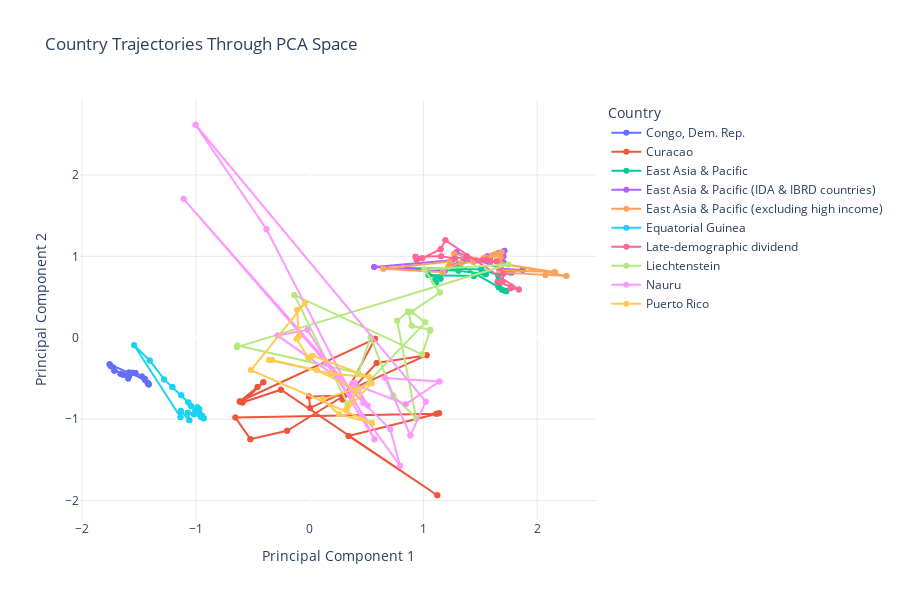

The notebook cell this image was saved under:
### Code cell
def visualize_country_trajectories(data_pca_df, country_list=None, interactive=True):
    """Visualize how selected countries move through the PCA space over time."""
    
    if country_list is None:
        # Use the most interesting countries from consistency analysis
        # You can replace this with specific countries of interest
        # Assuming country_consistency is available from previous cell
        high_consistency = country_consistency.head(5)['Country'].tolist()
        low_consistency = country_consistency.tail(5)['Country'].tolist()
        country_list = high_consistency + low_consistency
    
    # Filter for selected countries only
    trajectory_df = data_pca_df[data_pca_df['Country Name'].isin(country_list)].copy()
    
    if interactive:
        # Create an interactive plot with Plotly
        fig = px.line(trajectory_df, x='PC1', y='PC2', color='Country Name', 
                     hover_data=['Year', 'Cluster'],
                     title='Country Trajectories Through PCA Space')
        
        # Add markers for each point
        fig.update_traces(mode='lines+markers')
        
        # Improve appearance
        fig.update_layout(
            plot_bgcolor='white',
            xaxis=dict(title='Principal Component 1', showgrid=True, gridwidth=0.5, gridcolor='lightgray'),
            yaxis=dict(title='Principal Component 2', showgrid=True, gridwidth=0.5, gridcolor='lightgray'),
            height=600,
            width=900,
            legend_title='Country'
        )
        
        fig.show()
    else:
        # Create a static plot with matplotlib/seaborn
        plt.figure(figsize=(12, 8))
        for country in country_list:
            country_data = trajectory_df[trajectory_df['Country Name'] == country]
            plt.plot('PC1', 'PC2', data=country_data, marker='o', linewidth=1.5, label=country)
            
        plt.title('Country Trajectories Through PCA Space')
        plt.xlabel('Principal Component 1')
        plt.ylabel('Principal Component 2')
        plt.grid(alpha=0.3)
        plt.legend(bbox_to_anchor=(1.05, 1), loc='upper left')
        plt.tight_layout()
        plt.savefig('output/plots/country_trajectories.png', dpi=300, bbox_inches='tight')
        plt.show()

# Create trajectory visualization for a selection of interesting countries
# For example, countries with the most stable and least stable cluster memberships
visualize_country_trajectories(data_pca_df)

### Figure 1 — Plotly figure (JSON) as saved in the notebook; plotly's stock layout.template omitted (floating-point values rounded to 4 significant figures)
{"data": [{"customdata": [["2000-12-31", -1], ["2001-12-31", -1], ["2002-12-31", -1], ["2003-12-31", -1], ["2005-12-31", -1], ["2006-12-31", -1], ["2007-12-31", -1], ["2008-12-31", -1], ["2009-12-31", -1], ["2010-12-31", -1], ["2011-12-31", -1], ["2013-12-31", -1], ["2014-12-31", -1], ["2015-12-31", -1], ["2016-12-31", -1], ["2017-12-31", 4], ["2018-12-31", 8], ["2019-12-31", -1], [9999, 0], [9999, 0], [9999, 0], [9999, 0], [9999, 0], [9999, 0], [9999, 0], [9999, 0], [9999, 0], [9999, 0], [9999, 0], [9999, 0], [9999, 0], [9999, 0], [9999, 0], [9999, 0], [9999, 0], [9999, 0]], "hovertemplate": "Country Name=Congo, Dem. Rep.<br>PC1=%{x}<br>PC2=%{y}<br>Year=%{customdata[0]}<br>Cluster=%{customdata[1]}<extra></extra>", "legendgroup": "Congo, Dem. Rep.", "line": {"color": "#636efa", "dash": "solid"}, "marker": {"symbol": "circle"}, "mode": "lines+markers", "name": "Congo, Dem. Rep.", "orientation": "v", "showlegend": true, "type": "scatter", "x": [-1.758, -1.748, -1.716, -1.727, -1.663, -1.639, -1.594, -1.585, -1.587, -1.557, -1.53, -1.473, -1.448, -1.424, -1.414, -1.416, -1.444, -1.448, -1.758, -1.748, -1.716, -1.727, -1.663, -1.639, -1.594, -1.585, -1.587, -1.557, -1.53, -1.473, -1.448, -1.424, -1.414, -1.416, -1.444, -1.448], "xaxis": "x", "y": [-0.3264, -0.3484, -0.4047, -0.3661, -0.4415, -0.4532, -0.4999, -0.4712, -0.4256, -0.4298, -0.4325, -0.4749, -0.5063, -0.5524, -0.5745, -0.5689, -0.516, -0.5136, -0.3264, -0.3484, -0.4047, -0.3661, -0.4415, -0.4532, -0.4999, -0.4712, -0.4256, -0.4298, -0.4325, -0.4749, -0.5063, -0.5524, -0.5745, -0.5689, -0.516, -0.5136], "yaxis": "y"}, {"customdata": [["2000-12-31", -1], ["2001-12-31", -1], ["2002-12-31", -1], ["2003-12-31", -1], ["2004-12-31", -1], ["2005-12-31", 0], ["2006-12-31", 2], ["2007-12-31", -1], ["2008-12-31", -1], ["2009-12-31", -1], ["2010-12-31", -1], ["2011-12-31", -1], ["2012-12-31", -1], ["2013-12-31", -1], ["2014-12-31", 0], ["2015-12-31", -1], ["2016-12-31", -1], ["2017-12-31", -1], ["2018-12-31", -1], ["2019-12-31", -1], [9999, 0], [9999, 0], [9999, 0], [9999, 0], [9999, 0], [9999, 0], [9999, 0], [9999, 0], [9999, 0], [9999, 0], [9999, 0], [9999, 0], [9999, 0], [9999, 0], [9999, 0], [9999, 0], [9999, 0], [9999, 0], [9999, 0], [9999, 0]], "hovertemplate": "Country Name=Curacao<br>PC1=%{x}<br>PC2=%{y}<br>Year=%{customdata[0]}<br>Cluster=%{customdata[1]}<extra></extra>", "legendgroup": "Curacao", "line": {"color": "#EF553B", "dash": "solid"}, "marker": {"symbol": "circle"}, "mode": "lines+markers", "name": "Curacao", "orientation": "v", "showlegend": true, "type": "scatter", "x": [1.114, 1.137, 0.3421, 1.122, -0.2529, -0.5896, -0.4068, -0.4579, -0.6133, -0.6135, 0.5747, 0.2902, 0.5893, 1.029, 0.004845, -0.006094, 0.3038, -0.1979, -0.5204, -0.6518, 1.114, 1.137, 0.3421, 1.122, -0.2529, -0.5896, -0.4068, -0.4579, -0.6133, -0.6135, 0.5747, 0.2902, 0.5893, 1.029, 0.004845, -0.006094, 0.3038, -0.1979, -0.5204, -0.6518], "xaxis": "x", "y": [-0.9343, -0.9274, -1.206, -1.934, -0.6383, -0.7944, -0.5476, -0.6058, -0.7829, -0.7833, -0.0131, -0.7594, -0.3098, -0.2138, -0.8614, -0.7231, -0.7093, -1.143, -1.246, -0.9809, -0.9343, -0.9274, -1.206, -1.934, -0.6383, -0.7944, -0.5476, -0.6058, -0.7829, -0.7833, -0.0131, -0.7594, -0.3098, -0.2138, -0.8614, -0.7231, -0.7093, -1.143, -1.246, -0.9809], "yaxis": "y"}, {"customdata": [["2000-12-31", -1], ["2001-12-31", -1], ["2002-12-31", -1], ["2003-12-31", -1], ["2004-12-31", -1], ["2005-12-31", -1], ["2006-12-31", -1], ["2007-12-31", -1], ["2008-12-31", -1], ["2009-12-31", -1], ["2010-12-31", -1], ["2011-12-31", 14], ["2012-12-31", -1], ["2013-12-31", -1], ["2014-12-31", -1], ["2015-12-31", -1], ["2016-12-31", 2], ["2017-12-31", 5], ["2018-12-31", -1], ["2019-12-31", -1], [9999, 0], [9999, 0], [9999, 0], [9999, 0], [9999, 0], [9999, 0], [9999, 0], [9999, 0], [9999, 0], [9999, 0], [9999, 0], [9999, 0], [9999, 0], [9999, 0], [9999, 0], [9999, 0], [9999, 0], [9999, 0], [9999, 0], [9999, 0]], "hovertemplate": "Country Name=East Asia & Pacific<br>PC1=%{x}<br>PC2=%{y}<br>Year=%{customdata[0]}<br>Cluster=%{customdata[1]}<extra></extra>", "legendgroup": "East Asia & Pacific", "line": {"color": "#00cc96", "dash": "solid"}, "marker": {"symbol": "circle"}, "mode": "lines+markers", "name": "East Asia & Pacific", "orientation": "v", "showlegend": true, "type": "scatter", "x": [1.308, 1.17, 1.096, 1.11, 1.151, 1.045, 1.443, 1.537, 1.537, 1.549, 1.308, 0.8547, 1.507, 1.657, 1.658, 1.661, 1.661, 1.689, 1.718, 1.728, 1.308, 1.17, 1.096, 1.11, 1.151, 1.045, 1.443, 1.537, 1.537, 1.549, 1.308, 0.8547, 1.507, 1.657, 1.658, 1.661, 1.661, 1.689, 1.718, 1.728], "xaxis": "x", "y": [0.9015, 0.8097, 0.6969, 0.6743, 0.7239, 0.771, 0.7593, 0.801, 0.7872, 0.7788, 0.8228, 0.8567, 0.8423, 0.7684, 0.6987, 0.6274, 0.6207, 0.5928, 0.5784, 0.5704, 0.9015, 0.8097, 0.6969, 0.6743, 0.7239, 0.771, 0.7593, 0.801, 0.7872, 0.7788, 0.8228, 0.8567, 0.8423, 0.7684, 0.6987, 0.6274, 0.6207, 0.5928, 0.5784, 0.5704], "yaxis": "y"}, {"customdata": [["2000-12-31", -1], ["2001-12-31", -1], ["2002-12-31", -1], ["2003-12-31", 7], ["2004-12-31", -1], ["2005-12-31", -1], ["2006-12-31", -1], ["2007-12-31", -1], ["2008-12-31", -1], ["2009-12-31", 5], ["2010-12-31", 3], ["2011-12-31", 5], ["2012-12-31", -1], ["2013-12-31", -1], ["2014-12-31", -1], ["2015-12-31", -1], ["2016-12-31", -1], ["2017-12-31", -1], ["2018-12-31", -1], ["2019-12-31", -1], [9999, 0], [9999, 0], [9999, 0], [9999, 0], [9999, 0], [9999, 0], [9999, 0], [9999, 0], [9999, 0], [9999, 0], [9999, 0], [9999, 0], [9999, 0], [9999, 0], [9999, 0], [9999, 0], [9999, 0], [9999, 0], [9999, 0], [9999, 0]], "hovertemplate": "Country Name=East Asia & Pacific (IDA & IBRD countries)<br>PC1=%{x}<br>PC2=%{y}<br>Year=%{customdata[0]}<br>Cluster=%{customdata[1]}<extra></extra>", "legendgroup": "East Asia & Pacific (IDA & IBRD countries)", "line": {"color": "#ab63fa", "dash": "solid"}, "marker": {"symbol": "circle"}, "mode": "lines+markers", "name": "East Asia & Pacific (IDA & IBRD countries)", "orientation": "v", "showlegend": true, "type": "scatter", "x": [1.289, 1.25, 0.5668, 1.186, 1.235, 1.348, 1.461, 1.563, 1.568, 1.587, 1.638, 1.662, 1.712, 1.703, 1.704, 1.678, 1.871, 1.725, 1.757, 1.775, 1.289, 1.25, 0.5668, 1.186, 1.235, 1.348, 1.461, 1.563, 1.568, 1.587, 1.638, 1.662, 1.712, 1.703, 1.704, 1.678, 1.871, 1.725, 1.757, 1.775], "xaxis": "x", "y": [1.049, 0.9517, 0.8673, 0.8183, 0.8848, 0.9365, 0.9484, 1.0, 0.9898, 0.9934, 1.028, 1.041, 1.068, 0.9998, 0.9239, 0.8463, 0.8325, 0.8146, 0.8033, 0.7998, 1.049, 0.9517, 0.8673, 0.8183, 0.8848, 0.9365, 0.9484, 1.0, 0.9898, 0.9934, 1.028, 1.041, 1.068, 0.9998, 0.9239, 0.8463, 0.8325, 0.8146, 0.8033, 0.7998], "yaxis": "y"}, {"customdata": [["2000-12-31", -1], ["2001-12-31", -1], ["2002-12-31", -1], ["2003-12-31", 7], ["2004-12-31", -1], ["2005-12-31", -1], ["2006-12-31", -1], ["2007-12-31", -1], ["2008-12-31", -1], ["2009-12-31", 5], ["2010-12-31", 3], ["2011-12-31", 5], ["2012-12-31", -1], ["2013-12-31", -1], ["2014-12-31", -1], ["2015-12-31", -1], ["2016-12-31", -1], ["2017-12-31", -1], ["2018-12-31", -1], ["2019-12-31", -1], [9999, 0], [9999, 0], [9999, 0], [9999, 0], [9999, 0], [9999, 0], [9999, 0], [9999, 0], [9999, 0], [9999, 0], [9999, 0], [9999, 0], [9999, 0], [9999, 0], [9999, 0], [9999, 0], [9999, 0], [9999, 0], [9999, 0], [9999, 0]], "hovertemplate": "Country Name=East Asia & Pacific (excluding high income)<br>PC1=%{x}<br>PC2=%{y}<br>Year=%{customdata[0]}<br>Cluster=%{customdata[1]}<extra></extra>", "legendgroup": "East Asia & Pacific (excluding high income)", "line": {"color": "#FFA15A", "dash": "solid"}, "marker": {"symbol": "circle"}, "mode": "lines+markers", "name": "East Asia & Pacific (excluding high income)", "orientation": "v", "showlegend": true, "type": "scatter", "x": [1.27, 1.231, 0.6471, 1.17, 1.218, 1.329, 1.44, 1.535, 1.544, 1.563, 1.606, 1.636, 1.685, 1.676, 1.678, 2.154, 1.667, 1.703, 2.072, 2.257, 1.27, 1.231, 0.6471, 1.17, 1.218, 1.329, 1.44, 1.535, 1.544, 1.563, 1.606, 1.636, 1.685, 1.676, 1.678, 2.154, 1.667, 1.703, 2.072, 2.257], "xaxis": "x", "y": [1.031, 0.9345, 0.8477, 0.803, 0.868, 0.9184, 0.9299, 0.982, 0.9737, 0.9774, 1.013, 1.025, 1.051, 0.9842, 0.9094, 0.8066, 0.8285, 0.7996, 0.769, 0.7567, 1.031, 0.9345, 0.8477, 0.803, 0.868, 0.9184, 0.9299, 0.982, 0.9737, 0.9774, 1.013, 1.025, 1.051, 0.9842, 0.9094, 0.8066, 0.8285, 0.7996, 0.769, 0.7567], "yaxis": "y"}, {"customdata": [["2000-12-31", -1], ["2001-12-31", 5], ["2002-12-31", 4], ["2003-12-31", -1], ["2004-12-31", -1], ["2005-12-31", -1], ["2006-12-31", -1], ["2007-12-31", -1], ["2008-12-31", -1], ["2009-12-31", -1], ["2010-12-31", -1], ["2011-12-31", -1], ["2012-12-31", -1], ["2013-12-31", -1], ["2014-12-31", -1], ["2015-12-31", -1], ["2016-12-31", -1], ["2017-12-31", -1], ["2018-12-31", -1], ["2019-12-31", -1], [9999, 0], [9999, 0], [9999, 0], [9999, 0], [9999, 0], [9999, 0], [9999, 0], [9999, 0], [9999, 0], [9999, 0], [9999, 0], [9999, 0], [9999, 0], [9999, 0], [9999, 0], [9999, 0], [9999, 0], [9999, 0], [9999, 0], [9999, 0]], "hovertemplate": "Country Name=Equatorial Guinea<br>PC1=%{x}<br>PC2=%{y}<br>Year=%{customdata[0]}<br>Cluster=%{customdata[1]}<extra></extra>", "legendgroup": "Equatorial Guinea", "line": {"color": "#19d3f3", "dash": "solid"}, "marker": {"symbol": "circle"}, "mode": "lines+markers", "name": "Equatorial Guinea", "orientation": "v", "showlegend": true, "type": "scatter", "x": [-1.542, -1.405, -1.278, -1.206, -1.128, -1.066, -1.043, -1.003, -0.9663, -0.9309, -0.9451, -0.9881, -0.9694, -0.932, -0.9568, -1.017, -1.07, -1.057, -1.131, -1.135, -1.542, -1.405, -1.278, -1.206, -1.128, -1.066, -1.043, -1.003, -0.9663, -0.9309, -0.9451, -0.9881, -0.9694, -0.932, -0.9568, -1.017, -1.07, -1.057, -1.131, -1.135], "xaxis": "x", "y": [-0.09264, -0.2798, -0.5115, -0.6042, -0.7056, -0.7945, -0.8393, -0.8913, -0.931, -0.9901, -0.9589, -0.8539, -0.8762, -0.9876, -0.9706, -0.9392, -0.9219, -1.014, -0.8997, -0.9773, -0.09264, -0.2798, -0.5115, -0.6042, -0.7056, -0.7945, -0.8393, -0.8913, -0.931, -0.9901, -0.9589, -0.8539, -0.8762, -0.9876, -0.9706, -0.9392, -0.9219, -1.014, -0.8997, -0.9773], "yaxis": "y"}, {"customdata": [["2000-12-31", -1], ["2001-12-31", -1], ["2002-12-31", -1], ["2003-12-31", -1], ["2004-12-31", -1], ["2005-12-31", -1], ["2006-12-31", -1], ["2007-12-31", -1], ["2008-12-31", -1], ["2009-12-31", 5], ["2010-12-31", 3], ["2011-12-31", 5], ["2012-12-31", -1], ["2013-12-31", -1], ["2014-12-31", -1], ["2015-12-31", -1], ["2016-12-31", 2], ["2017-12-31", 5], ["2018-12-31", -1], ["2019-12-31", -1], [9999, 0], [9999, 0], [9999, 0], [9999, 0], [9999, 0], [9999, 0], [9999, 0], [9999, 0], [9999, 0], [9999, 0], [9999, 0], [9999, 0], [9999, 0], [9999, 0], [9999, 0], [9999, 0], [9999, 0], [9999, 0], [9999, 0], [9999, 0]], "hovertemplate": "Country Name=Late-demographic dividend<br>PC1=%{x}<br>PC2=%{y}<br>Year=%{customdata[0]}<br>Cluster=%{customdata[1]}<extra></extra>", "legendgroup": "Late-demographic dividend", "line": {"color": "#FF6692", "dash": "solid"}, "marker": {"symbol": "circle"}, "mode": "lines+markers", "name": "Late-demographic dividend", "orientation": "v", "showlegend": true, "type": "scatter", "x": [1.193, 1.151, 0.9899, 0.9398, 0.9308, 1.156, 1.278, 1.383, 1.384, 1.517, 1.556, 1.589, 1.642, 1.667, 1.703, 1.695, 1.651, 1.771, 1.766, 1.839, 1.193, 1.151, 0.9899, 0.9398, 0.9308, 1.156, 1.278, 1.383, 1.384, 1.517, 1.556, 1.589, 1.642, 1.667, 1.703, 1.695, 1.651, 1.771, 1.766, 1.839], "xaxis": "x", "y": [1.197, 1.087, 0.9771, 0.9534, 0.9959, 1.002, 0.9717, 0.9996, 0.9826, 0.9512, 0.959, 0.937, 0.9379, 0.8555, 0.7883, 0.6899, 0.6838, 0.628, 0.6085, 0.5921, 1.197, 1.087, 0.9771, 0.9534, 0.9959, 1.002, 0.9717, 0.9996, 0.9826, 0.9512, 0.959, 0.937, 0.9379, 0.8555, 0.7883, 0.6899, 0.6838, 0.628, 0.6085, 0.5921], "yaxis": "y"}, {"customdata": [["2000-12-31", -1], ["2001-12-31", 2], ["2002-12-31", -1], ["2003-12-31", -1], ["2004-12-31", -1], ["2005-12-31", -1], ["2006-12-31", 8], ["2007-12-31", -1], ["2008-12-31", 9], ["2009-12-31", 12], ["2010-12-31", -1], ["2011-12-31", -1], ["2012-12-31", -1], ["2013-12-31", -1], ["2014-12-31", 2], ["2015-12-31", -1], ["2016-12-31", -1], ["2017-12-31", 1], ["2018-12-31", -1], ["2019-12-31", -1], [9999, 0], [9999, 0], [9999, 0], [9999, 0], [9999, 0], [9999, 0], [9999, 0], [9999, 0], [9999, 0], [9999, 0], [9999, 0], [9999, 0], [9999, 0], [9999, 0], [9999, 0], [9999, 0], [9999, 0], [9999, 0], [9999, 0], [9999, 0]], "hovertemplate": "Country Name=Liechtenstein<br>PC1=%{x}<br>PC2=%{y}<br>Year=%{customdata[0]}<br>Cluster=%{customdata[1]}<extra></extra>", "legendgroup": "Liechtenstein", "line": {"color": "#B6E880", "dash": "solid"}, "marker": {"symbol": "circle"}, "mode": "lines+markers", "name": "Liechtenstein", "orientation": "v", "showlegend": true, "type": "scatter", "x": [-0.6399, -0.6346, 0.427, 0.5364, 0.7354, 0.9371, 0.7691, 0.8641, 0.867, 0.8962, 1.06, 1.057, 0.9883, -0.1337, 0.3331, 1.016, 0.8942, 1.145, 1.008, 1.747, -0.6399, -0.6346, 0.427, 0.5364, 0.7354, 0.9371, 0.7691, 0.8641, 0.867, 0.8962, 1.06, 1.057, 0.9883, -0.1337, 0.3331, 1.016, 0.8942, 1.145, 1.008, 1.747], "xaxis": "x", "y": [-0.1156, -0.09437, -0.4336, 0.007349, -0.7085, -0.9922, 0.2076, 0.3171, 0.3228, 0.1464, 0.09755, 0.08638, -0.204, 0.5241, -0.8086, 0.1892, 0.3177, 0.5548, 0.839, 0.899, -0.1156, -0.09437, -0.4336, 0.007349, -0.7085, -0.9922, 0.2076, 0.3171, 0.3228, 0.1464, 0.09755, 0.08638, -0.204, 0.5241, -0.8086, 0.1892, 0.3177, 0.5548, 0.839, 0.899], "yaxis": "y"}, {"customdata": [["2000-12-31", -1], ["2001-12-31", -1], ["2002-12-31", -1], ["2003-12-31", -1], ["2004-12-31", -1], ["2005-12-31", -1], ["2006-12-31", -1], ["2007-12-31", -1], ["2008-12-31", -1], ["2009-12-31", 8], ["2010-12-31", -1], ["2011-12-31", -1], ["2013-12-31", -1], ["2014-12-31", 12], ["2015-12-31", -1], ["2016-12-31", -1], ["2017-12-31", -1], ["2018-12-31", -1], ["2019-12-31", -1], [9999, 0], [9999, 0], [9999, 0], [9999, 0], [9999, 0], [9999, 12], [9999, 0], [9999, 0], [9999, 0], [9999, 0], [9999, 0], [9999, 0], [9999, 0], [9999, 0], [9999, 0], [9999, 0], [9999, 0], [9999, 0], [9999, 0]], "hovertemplate": "Country Name=Nauru<br>PC1=%{x}<br>PC2=%{y}<br>Year=%{customdata[0]}<br>Cluster=%{customdata[1]}<extra></extra>", "legendgroup": "Nauru", "line": {"color": "#FF97FF", "dash": "solid"}, "marker": {"symbol": "circle"}, "mode": "lines+markers", "name": "Nauru", "orientation": "v", "showlegend": true, "type": "scatter", "x": [0.2425, -0.2801, -0.01711, 0.5702, -0.3792, -1.002, 1.021, 0.8853, 0.6635, 1.141, 0.8457, 0.3752, 0.5104, 0.3983, 0.4728, -1.108, 0.147, 0.7946, 0.7089, 0.2425, -0.2801, -0.01711, 0.5702, -0.3792, -1.002, 1.021, 0.8853, 0.6635, 1.141, 0.8457, 0.3752, 0.5104, 0.3983, 0.4728, -1.108, 0.147, 0.7946, 0.7089], "xaxis": "x", "y": [-0.486, 0.02641, 0.09662, -1.246, 1.333, 2.616, -0.7859, -1.2, -0.4949, -0.5372, -0.8161, -0.5631, -0.8312, -0.5526, -0.8012, 1.706, -0.314, -1.573, -1.123, -0.486, 0.02641, 0.09662, -1.246, 1.333, 2.616, -0.7859, -1.2, -0.4949, -0.5372, -0.8161, -0.5631, -0.8312, -0.5526, -0.8012, 1.706, -0.314, -1.573, -1.123], "yaxis": "y"}, {"customdata": [["2000-12-31", -1], ["2001-12-31", -1], ["2002-12-31", -1], ["2003-12-31", -1], ["2004-12-31", -1], ["2005-12-31", -1], ["2006-12-31", -1], ["2007-12-31", -1], ["2008-12-31", -1], ["2009-12-31", -1], ["2010-12-31", 2], ["2011-12-31", -1], ["2012-12-31", -1], ["2013-12-31", -1], ["2014-12-31", 2], ["2015-12-31", -1], ["2016-12-31", 12], ["2017-12-31", -1], ["2018-12-31", -1], ["2019-12-31", 3], [9999, 0], [9999, 0], [9999, 0], [9999, 0], [9999, 0], [9999, 0], [9999, 0], [9999, 0], [9999, 0], [9999, 0], [9999, 0], [9999, 0], [9999, 0], [9999, 0], [9999, 0], [9999, 0], [9999, 0], [9999, 0], [9999, 0], [9999, 0]], "hovertemplate": "Country Name=Puerto Rico<br>PC1=%{x}<br>PC2=%{y}<br>Year=%{customdata[0]}<br>Cluster=%{customdata[1]}<extra></extra>", "legendgroup": "Puerto Rico", "line": {"color": "#FECB52", "dash": "solid"}, "marker": {"symbol": "circle"}, "mode": "lines+markers", "name": "Puerto Rico", "orientation": "v", "showlegend": true, "type": "scatter", "x": [-0.04118, -0.1105, -0.09385, -0.115, -0.01135, -0.001293, 0.02472, 0.5235, 0.1889, -0.3559, -0.332, 0.06291, 0.4149, 0.3303, 0.3214, 0.5446, 0.1135, 0.2579, 0.5494, -0.5153, -0.04118, -0.1105, -0.09385, -0.115, -0.01135, -0.001293, 0.02472, 0.5235, 0.1889, -0.3559, -0.332, 0.06291, 0.4149, 0.3303, 0.3214, 0.5446, 0.1135, 0.2579, 0.5494, -0.5153], "xaxis": "x", "y": [0.4244, 0.3442, 0.01712, -0.015, -0.2472, -0.2453, -0.2201, -0.4809, -0.4418, -0.2745, -0.2721, -0.3978, -0.6398, -0.8606, -0.8906, -0.5602, -0.7564, -0.9409, -1.047, -0.3978, 0.4244, 0.3442, 0.01712, -0.015, -0.2472, -0.2453, -0.2201, -0.4809, -0.4418, -0.2745, -0.2721, -0.3978, -0.6398, -0.8606, -0.8906, -0.5602, -0.7564, -0.9409, -1.047, -0.3978], "yaxis": "y"}], "layout": {"height": 600, "legend": {"title": {"text": "Country"}, "tracegroupgap": 0}, "plot_bgcolor": "white", "title": {"text": "Country Trajectories Through PCA Space"}, "width": 900, "xaxis": {"anchor": "y", "domain": [0, 1], "gridcolor": "lightgray", "gridwidth": 0.5, "showgrid": true, "title": {"text": "Principal Component 1"}}, "yaxis": {"anchor": "x", "domain": [0, 1], "gridcolor": "lightgray", "gridwidth": 0.5, "showgrid": true, "title": {"text": "Principal Component 2"}}}}
